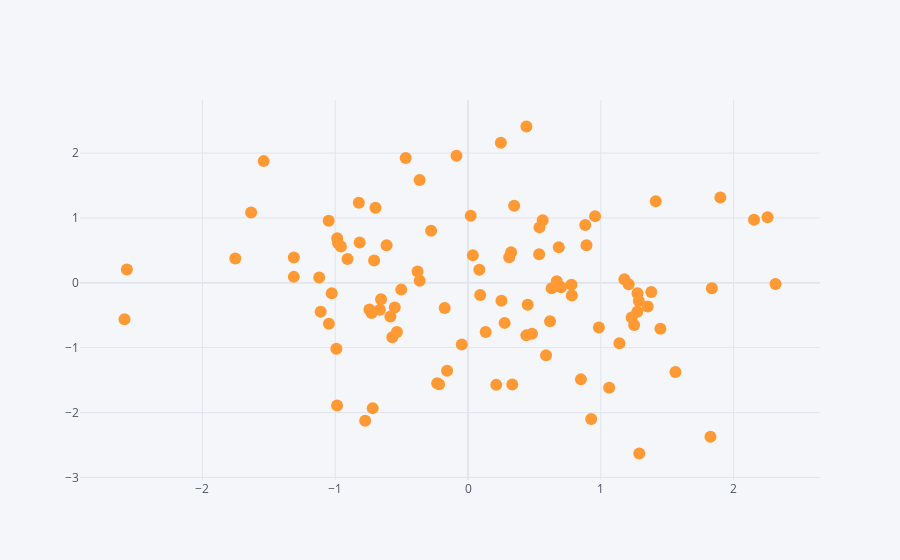

Here is the notebook cell this chart was saved with:
### Code cell
df.iplot(x = 'A',y = 'B', mode = 'markers')
